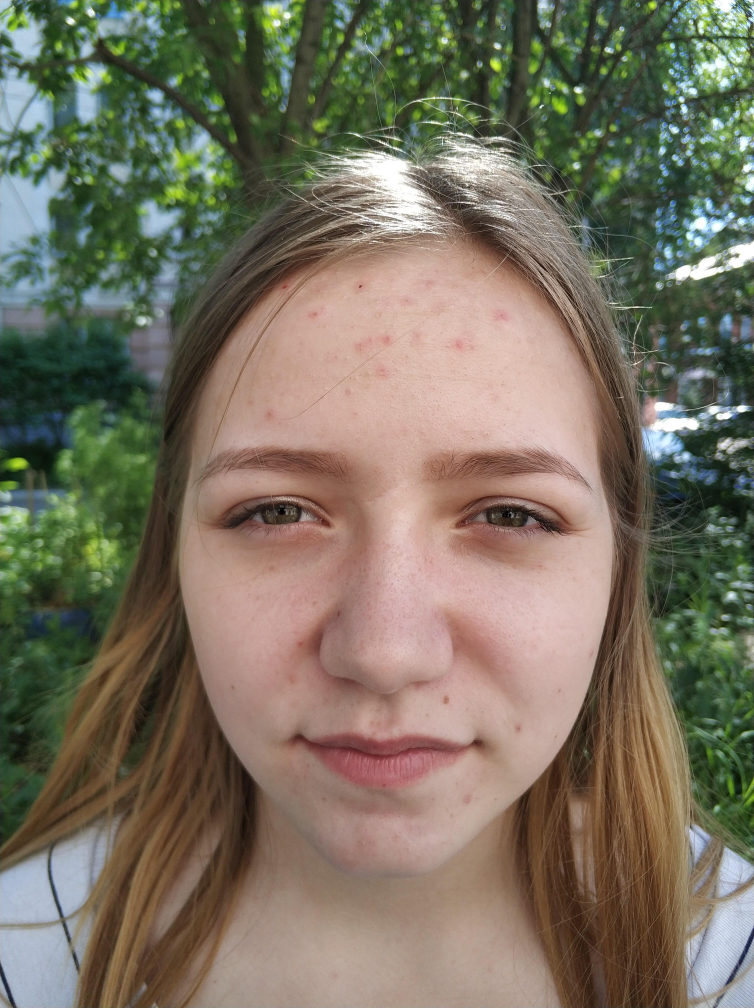
#> input picture acne1.jpg, 3016 x 4032 px, found by its file name (shown at 1/4 size)
$ jupyter execute --allow-errors notebook.ipynb
#> lines starting #> are read from the running program, lines starting #| are printed output that depends on the picture
#> in process_image, img is the input picture: shape (4032, 3016, 3); mean B, G, R 95.9, 113, 120.3
[cell 1]
import cv2
import numpy as np
import matplotlib.pyplot as plt
import mediapipe as mp

[cell 2]
def convert_BGR2RGB(image):
    return cv2.cvtColor(image, cv2.COLOR_BGR2RGB)

[cell 3]
def detect_faces(colored_img):
    img_copy = np.copy(colored_img)
    print("Detecting faces using MediaPipe...")
    mp_face_detection = mp.solutions.face_detection
    face_detection = mp.solutions.face_detection.FaceDetection(model_selection=1, min_detection_confidence=0.5)
    results = face_detection.process(cv2.cvtColor(img_copy, cv2.COLOR_BGR2RGB))
    if not results.detections:
        print("No faces detected.")
        return img_copy, []
    print(f"Number of faces detected: {len(results.detections)}")

    cropped_faces = []
    for detection in results.detections:
        bboxC = detection.location_data.relative_bounding_box
        ih, iw, _ = img_copy.shape
        x, y, w, h = int(bboxC.xmin * iw), int(bboxC.ymin * ih), int(bboxC.width * iw), int(bboxC.height * ih)
        x = max(0, x)
        y = max(0, y)
        w = min(iw - x, w)
        h = min(ih - y, h)
        cv2.rectangle(img_copy, (x, y), (x+w, y+h), (0, 255, 0), 2)
        cropped_face = img_copy[y:y+h, x:x+w]
        cropped_faces.append(cropped_face)

    return img_copy, cropped_faces

def enhance_contrast(image):
    print("Applying HDR effect...")
    if len(image.shape) != 3 or image.shape[2] != 3:
        print("Error: Input image is not in the correct format. Expected a BGR image.")
        return image

    lab = cv2.cvtColor(image, cv2.COLOR_BGR2LAB)
#> lab: shape (4032, 3016, 3); mean of channels 0, 1, 2 120.9, 128, 139.2
    l, a, b = cv2.split(lab)
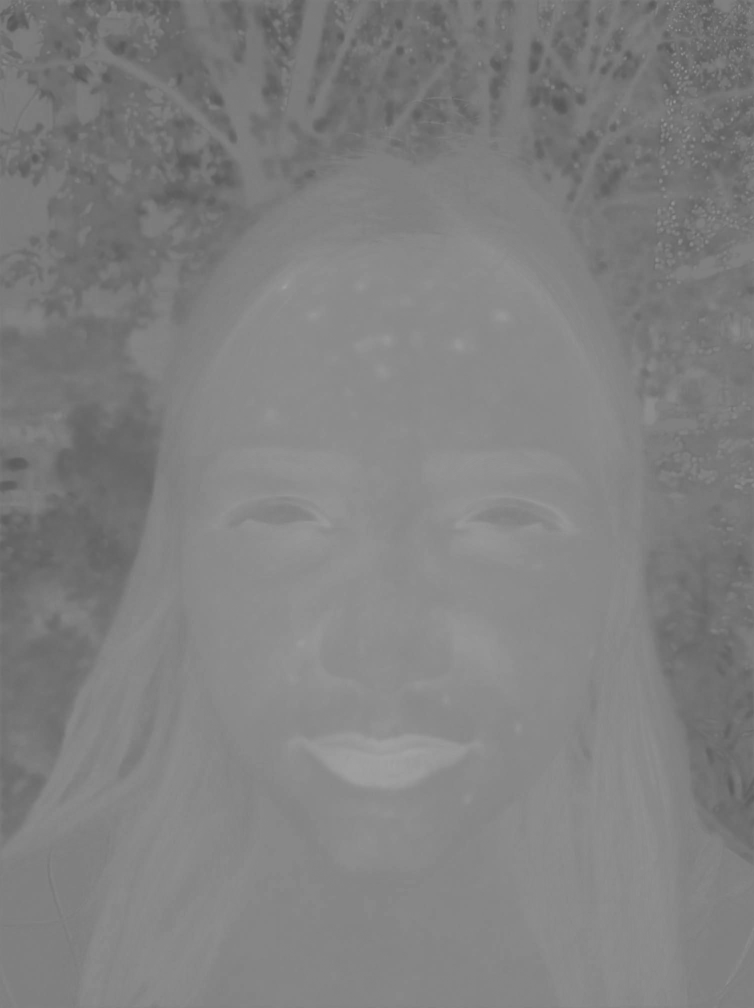
#> a: shape (4032, 3016) (shown at 1/4 size); min 85, max 162, mean 128
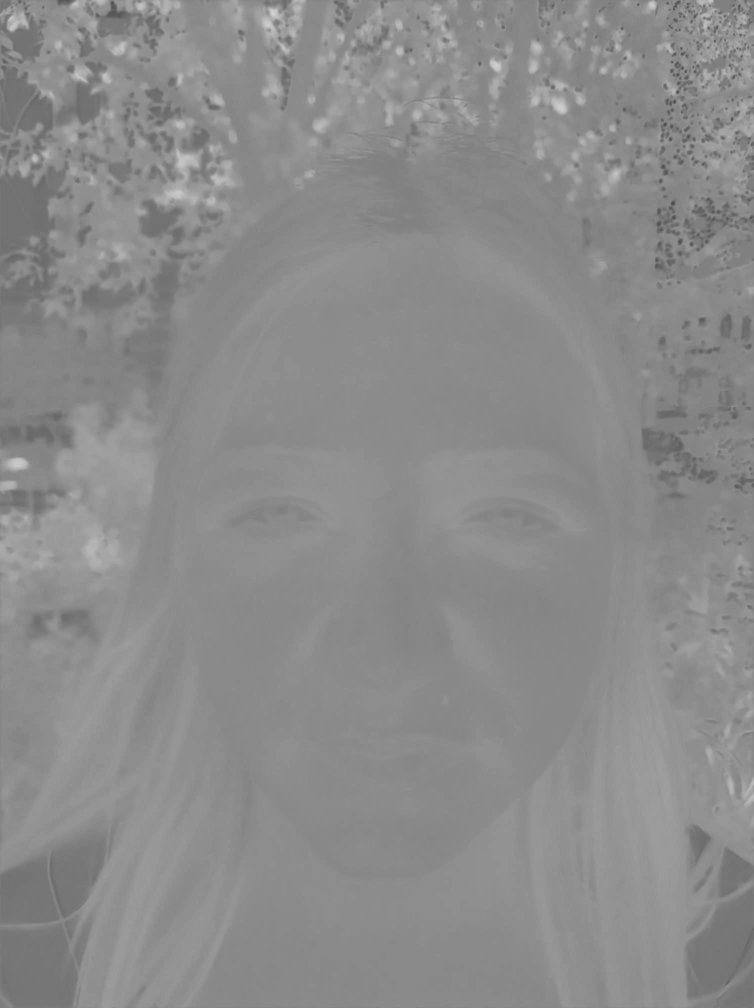
#> b: shape (4032, 3016) (shown at 1/4 size); min 63, max 212, mean 139.2

    l = cv2.equalizeHist(l)
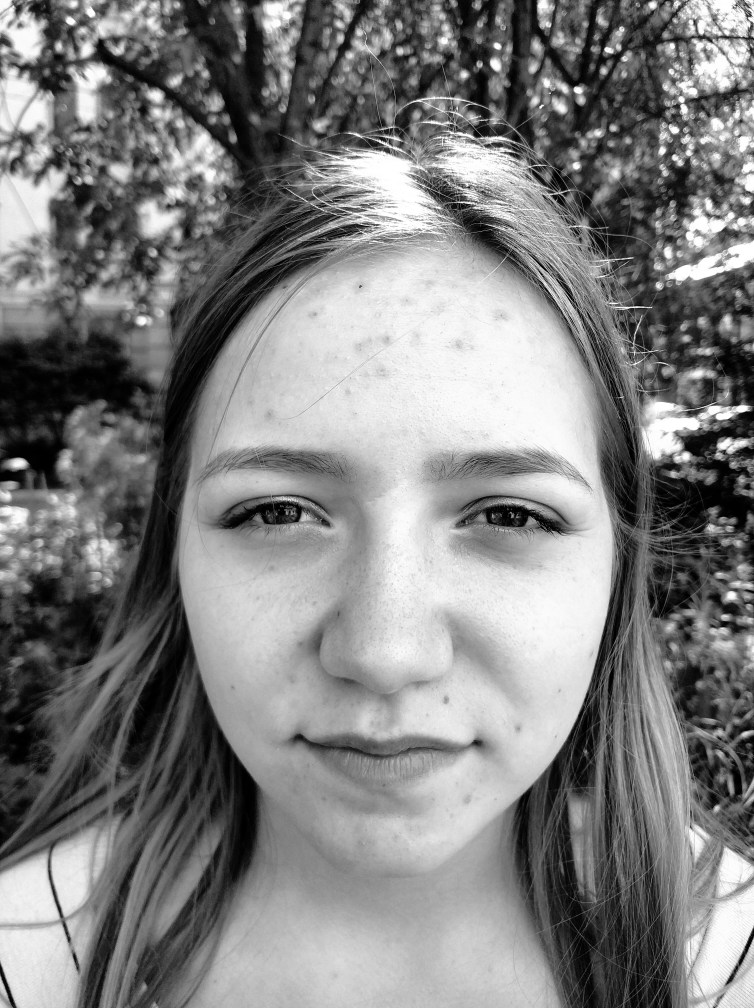
#> l: shape (4032, 3016) (shown at 1/4 size); min 0, max 255, mean 128.2

    scale_factor = image.shape[0] / 1024
#> scale_factor = 3.94
    clahe = cv2.createCLAHE(clipLimit=1.7 * scale_factor, tileGridSize=(int(10 * scale_factor), int(10 * scale_factor)))
    l = clahe.apply(l)
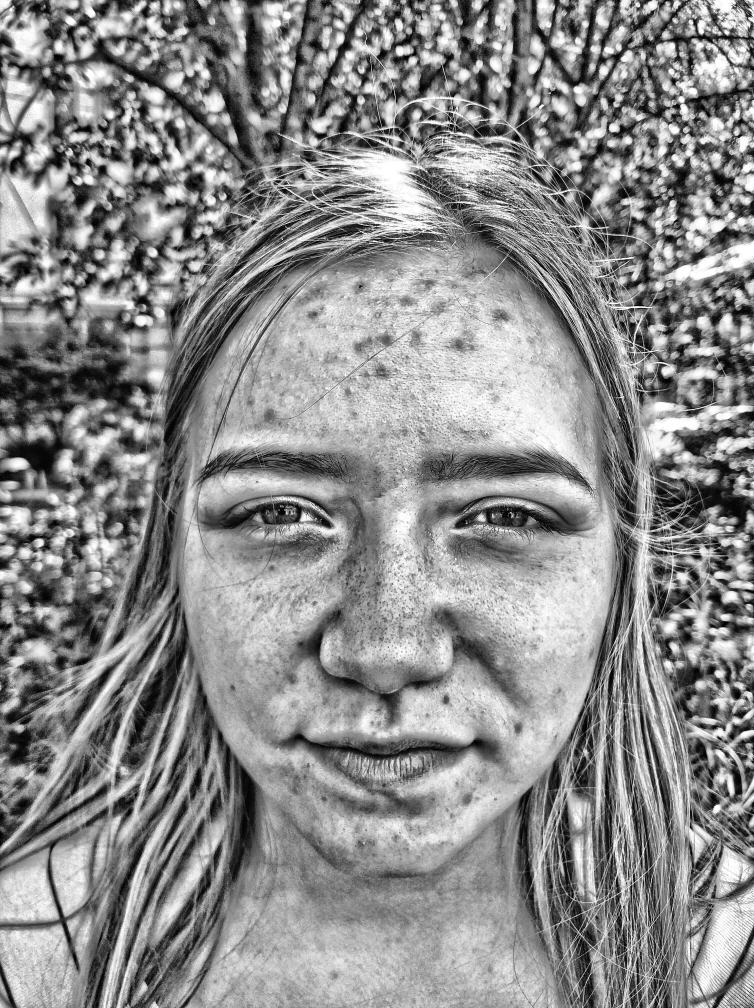
#> l: shape (4032, 3016) (shown at 1/4 size); min 0, max 255, mean 138.9

    lab = cv2.merge((l, a, b))
#> lab: shape (4032, 3016, 3); mean of channels 0, 1, 2 138.9, 128, 139.2
    enhanced_image = cv2.cvtColor(lab, cv2.COLOR_LAB2BGR)
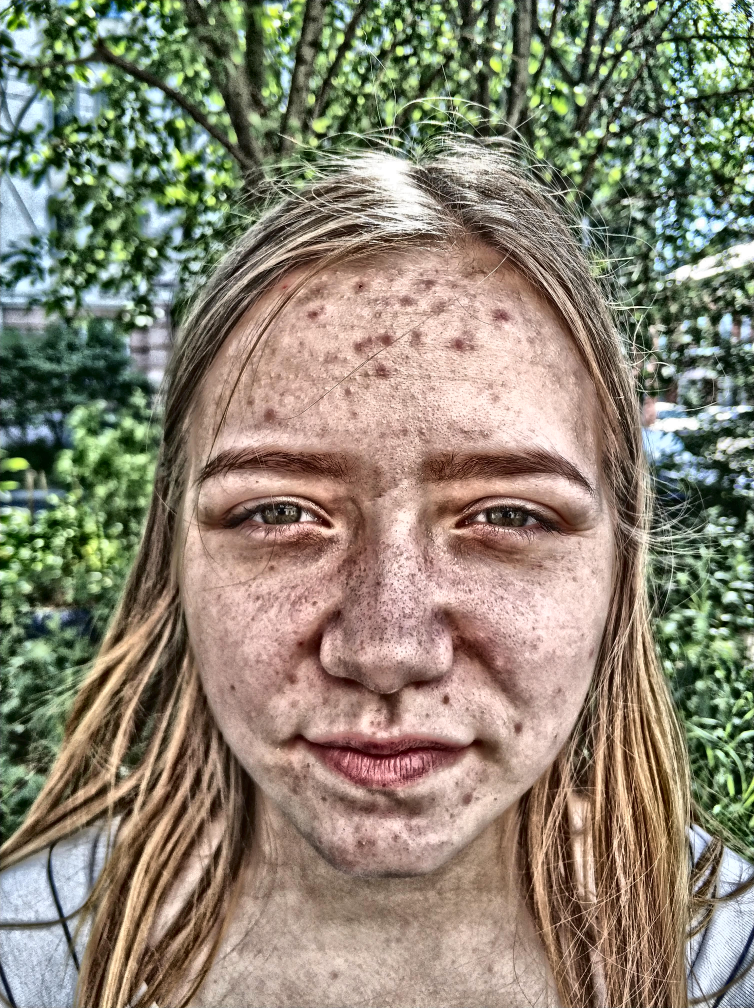
#> enhanced_image: shape (4032, 3016, 3) (shown at 1/4 size); mean B, G, R 114.1, 132, 139.1

    enhanced_image = cv2.convertScaleAbs(enhanced_image, alpha=1.3, beta=-50)
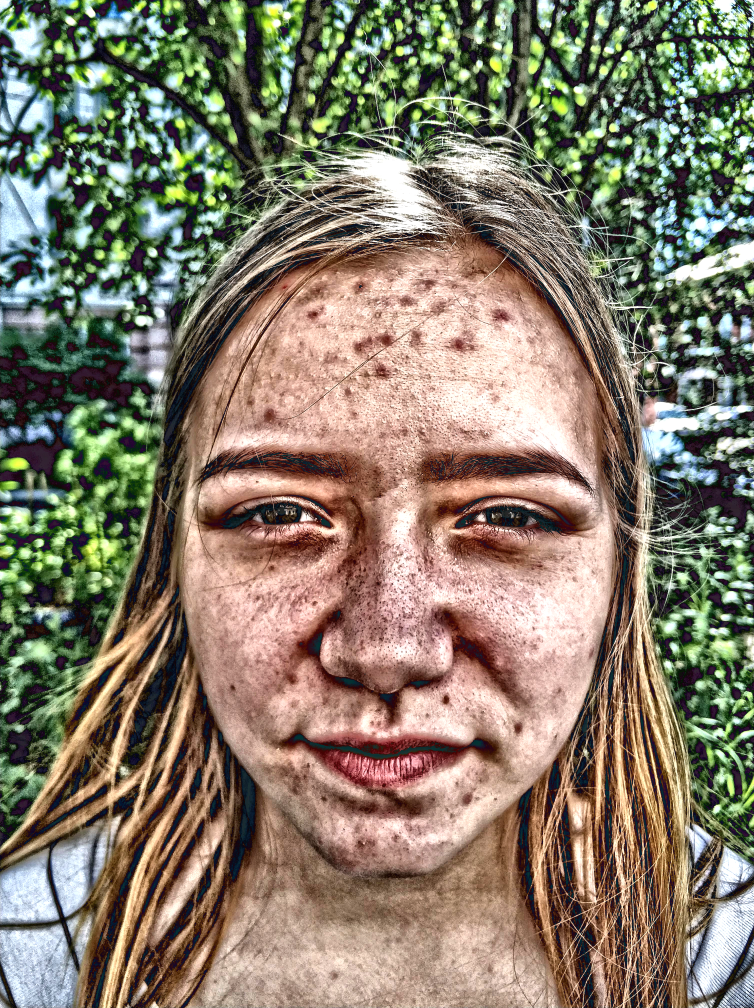
#> enhanced_image: shape (4032, 3016, 3) (shown at 1/4 size); mean B, G, R 106.4, 124.2, 134

    return enhanced_image

# [91 lines left out: function highlight_skin_issues, not called in this run]

def process_image(image_path):
    print(f"Processing image: {image_path}")
    img = cv2.imread(image_path)
    if img is None:
        print("Error: Image not found.")
        return None, []

    img_with_faces, cropped_faces = detect_faces(img)

    processed_faces = []
    for idx, face in enumerate(cropped_faces):
        print(f"Processing face {idx+1}...")
        processed_face = highlight_skin_issues(face)
        processed_faces.append(processed_face)

    print("Image processing completed.")
    return img_with_faces, processed_faces

## Usage example

[cell 4]
input_image_path = "acne1.jpg"
#> (the rest of this cell did not finish here and is left out)

## Step by step demonstration

#### Input image

[cell 5]
input_image_path = "acne1.jpg"
input_image = cv2.imread(input_image_path)
display(plt.imshow(convert_BGR2RGB(input_image)))

#### Contrast enhancing

[cell 6]
enhanced_contr_image = enhance_contrast(input_image)
display(plt.imshow(convert_BGR2RGB(enhanced_contr_image)))

$ run again, with image.png saved as acne1.jpg
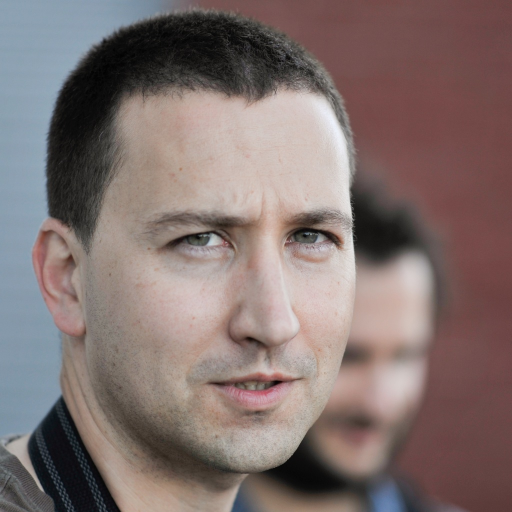
#> input picture image.png, 1024 x 1024 px, found by its file name (shown at 1/2 size)
#> in process_image, img is the input picture: shape (1024, 1024, 3); mean B, G, R 110.4, 112.9, 128.8
#> in enhance_contrast, `l = clahe.apply(l)`:
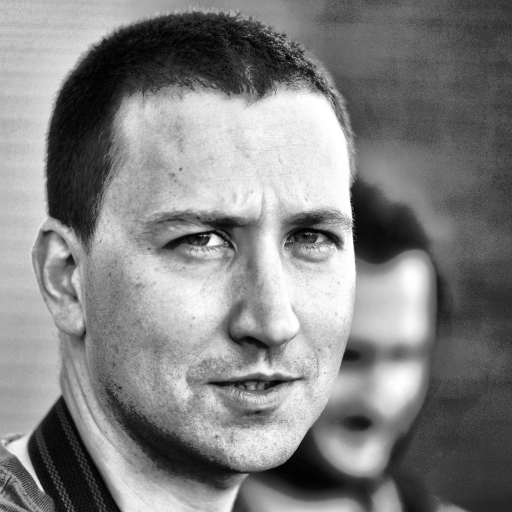
#> l: shape (1024, 1024) (shown at 1/2 size); min 0, max 255, mean 129.2
#> in enhance_contrast, `enhanced_image = cv2.convertScaleAbs(enhanced_image, alpha=1.3, beta=-..`:
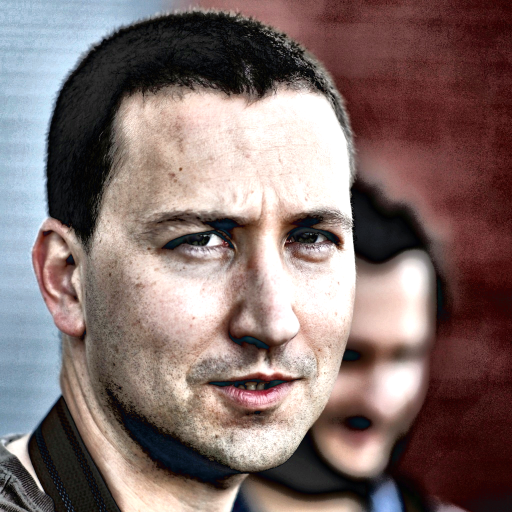
#> enhanced_image: shape (1024, 1024, 3) (shown at 1/2 size); mean B, G, R 108.2, 110.7, 129.4
